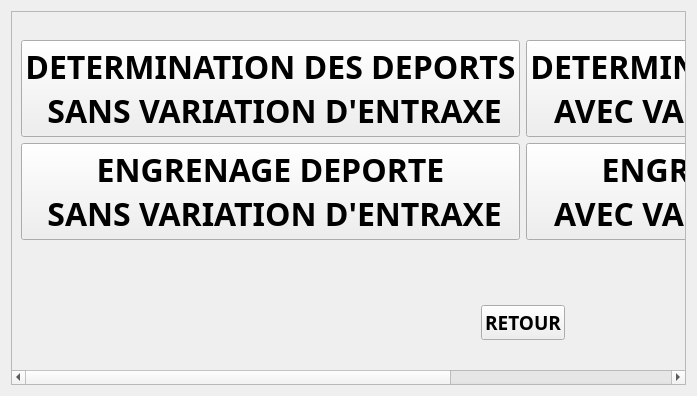
<?xml version="1.0" encoding="UTF-8"?>
<ui version="4.0">
 <class>ENGRENAGES_DEPORTEES</class>
 <widget class="QWidget" name="ENGRENAGES_DEPORTEES">
  <property name="geometry">
   <rect>
    <x>0</x>
    <y>0</y>
    <width>697</width>
    <height>396</height>
   </rect>
  </property>
  <property name="windowTitle">
   <string>ENGRENAGES DEPORTEES</string>
  </property>
  <property name="windowIcon">
   <iconset>
    <normaloff>reducteur_gearexpert.gif</normaloff>reducteur_gearexpert.gif</iconset>
  </property>
  <layout class="QGridLayout" name="gridLayout_4">
   <item row="0" column="0">
    <widget class="QScrollArea" name="scrollArea">
     <property name="widgetResizable">
      <bool>true</bool>
     </property>
     <widget class="QWidget" name="scrollAreaWidgetContents">
      <property name="geometry">
       <rect>
        <x>0</x>
        <y>0</y>
        <width>874</width>
        <height>369</height>
       </rect>
      </property>
      <layout class="QGridLayout" name="gridLayout_3">
       <item row="0" column="0">
        <layout class="QVBoxLayout" name="verticalLayout">
         <item>
          <layout class="QGridLayout" name="gridLayout_2">
           <item row="0" column="0">
            <widget class="QPushButton" name="pushButton_2_CH20">
             <property name="font">
              <font>
               <family>Arial Black</family>
               <pointsize>24</pointsize>
               <weight>75</weight>
               <bold>true</bold>
              </font>
             </property>
             <property name="text">
              <string>DETERMINATION DES DEPORTS
 SANS VARIATION D'ENTRAXE</string>
             </property>
            </widget>
           </item>
           <item row="0" column="1">
            <widget class="QPushButton" name="pushButton_CH20">
             <property name="font">
              <font>
               <family>Arial Black</family>
               <pointsize>24</pointsize>
               <weight>75</weight>
               <bold>true</bold>
              </font>
             </property>
             <property name="text">
              <string>DETERMINATION DES DEPORTS
 AVEC VARIATION D'ENTRAXE</string>
             </property>
            </widget>
           </item>
           <item row="1" column="0">
            <widget class="QPushButton" name="pushButton_4_CH20">
             <property name="font">
              <font>
               <family>Arial Black</family>
               <pointsize>24</pointsize>
               <weight>75</weight>
               <bold>true</bold>
              </font>
             </property>
             <property name="text">
              <string>ENGRENAGE DEPORTE
 SANS VARIATION D'ENTRAXE</string>
             </property>
            </widget>
           </item>
           <item row="1" column="1">
            <widget class="QPushButton" name="pushButton_3_CH20">
             <property name="font">
              <font>
               <family>Arial Black</family>
               <pointsize>24</pointsize>
               <weight>75</weight>
               <bold>true</bold>
              </font>
             </property>
             <property name="text">
              <string>ENGRENAGE DEPORTE
 AVEC VARIATION D'ENTRAXE</string>
             </property>
            </widget>
           </item>
          </layout>
         </item>
         <item>
          <spacer name="horizontalSpacer">
           <property name="orientation">
            <enum>Qt::Horizontal</enum>
           </property>
           <property name="sizeHint" stdset="0">
            <size>
             <width>40</width>
             <height>20</height>
            </size>
           </property>
          </spacer>
         </item>
         <item>
          <spacer name="horizontalSpacer_2">
           <property name="orientation">
            <enum>Qt::Horizontal</enum>
           </property>
           <property name="sizeHint" stdset="0">
            <size>
             <width>40</width>
             <height>20</height>
            </size>
           </property>
          </spacer>
         </item>
         <item alignment="Qt::AlignHCenter">
          <widget class="QPushButton" name="pushButton_5_CH20">
           <property name="font">
            <font>
             <family>Arial Black</family>
             <pointsize>14</pointsize>
             <weight>75</weight>
             <bold>true</bold>
            </font>
           </property>
           <property name="text">
            <string>RETOUR</string>
           </property>
          </widget>
         </item>
        </layout>
       </item>
      </layout>
     </widget>
    </widget>
   </item>
  </layout>
 </widget>
 <resources/>
 <connections/>
</ui>
